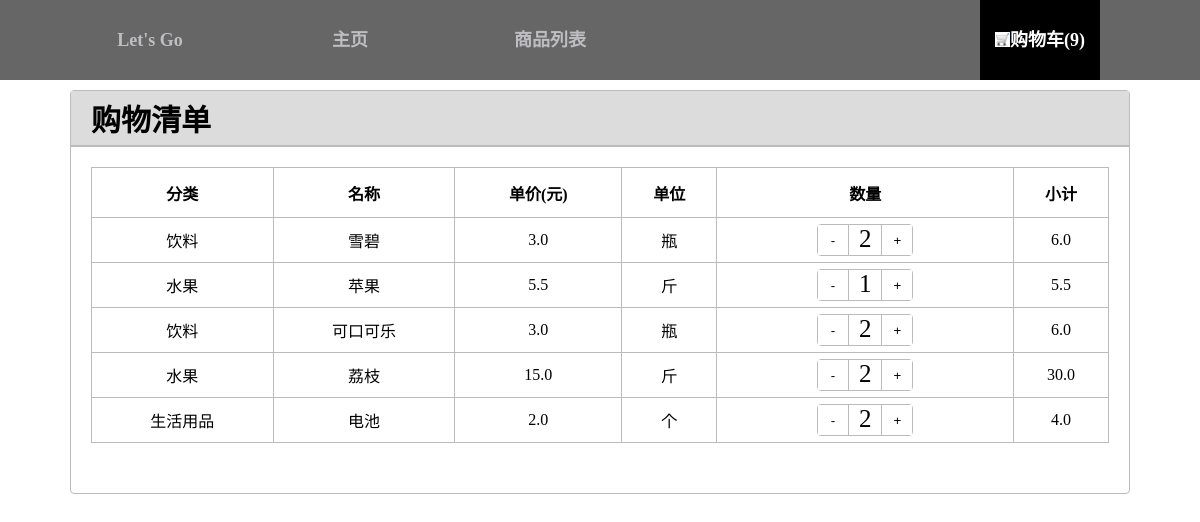
Page /shopping_cart on the earlier database version.
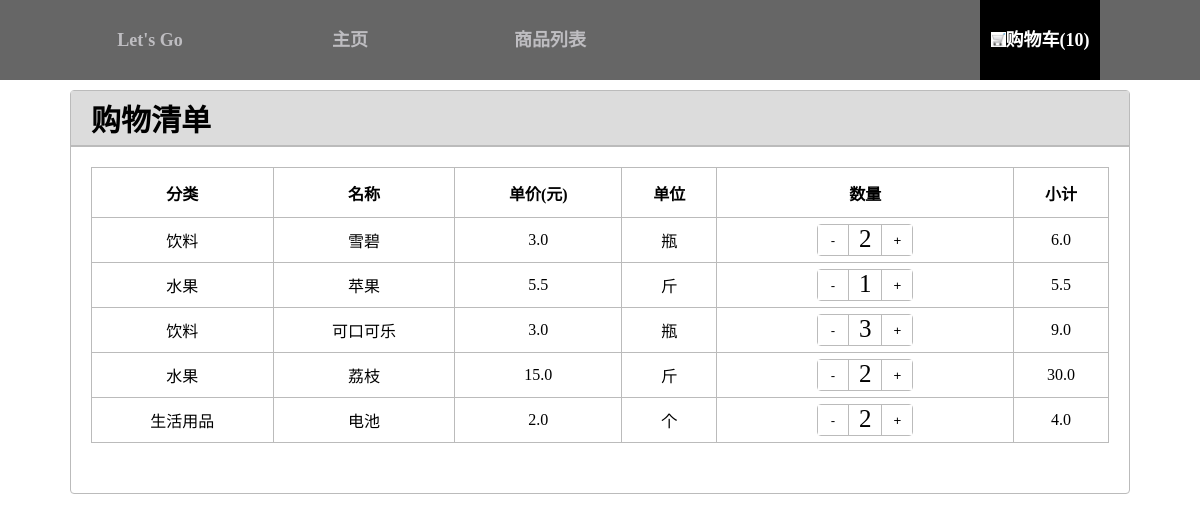
Same page on the later database version.
### post/models.py (models this page shows, shortened)
class PurchasedItems(models.Model):
    count=models.IntegerField(default=1,null=False)
    goods_id=models.IntegerField(default=1,null=False)
    classification=models.CharField(max_length=10,default='')
    name= models.CharField(max_length=10,default='')
    price=models.FloatField(max_length=10,default=0)
    unit=models.CharField(max_length=10,default='')
    subtotal= models.FloatField(max_length=10, default=0)
    @classmethod
    def shopping_cart(cls):
        sum_count = 0
        for count  in PurchasedItems.objects.all():
            sum_count = sum_count + count.count
        return sum_count

### post/views.py (the view)
# urls.py: url(r'^shopping_cart$', views.shopping_cart, name='shopping_cart'),
def shopping_cart(request):
    carts=PurchasedItems.objects.all()
    if request.method == 'POST':
        goods= PurchasedItems.objects.filter(goods_id=(request.POST['id']))
        goods[0].count= goods[0].count+(int(request.POST['changecount']))
        print(request.POST['changecount'])
        goods[0].save()
    return render(request, 'post/shopping_cart.html', {'carts':carts,
                                                       'sum_count':PurchasedItems.shopping_cart()
                                                       })

### post/templates/post/shopping_cart.html (shortened to what this page needs)
{% extends 'post/base.html' %}
{% load staticfiles %}
{% block head %}
    <link rel="stylesheet" href="{% static 'css/shopping_cart.css' %}">
{% endblock head %}
{% block shopping_cart%}active{% endblock shopping_cart %}
{% block content %}
    <div class="list">
        <div class="min">
            <h1>购物清单</h1>
        </div>
        <div class="inform">
            <table>
                <tr>
                    <th>分类</th>
                    <th>名称</th>
                    <th>单价(元)</th>
                    <th>单位</th>
                    <th>数量</th>
                    <th>小计</th>
                </tr>
                {% for post in carts %}
                    <tr>
                        <td> {{ post.classification }}</td>
                        <td>{{ post.name }}</td>
                        <td> {{ post.price }}</td>
                        <td>{{ post.unit }} </td>
                        <td>
                            <div class="symbol">
                                <div class="minus" >
                                    <button class="minus-ll" id={{ post.goods_id }}>-</button></div>
                                <div class="quantity" >
                                    <num>{{post.count}}</num></div>
                                <div class="plus">
                                    <button class="plus-ll" id={{ post.goods_id }}>+</button></div>
                            </div>
                        </td>
                        <td>{{post.subtotal }}</td>
                    </tr>
                {% endfor %}
            </table>
        </div>
    </div>
{% endblock content %}

Differences in the rows shown:
changed PurchasedItems "可口可乐": count "2" → "3"; subtotal "6.0" → "9.0"
Other differences:
{{ sum_count }}: "9" → "10"
